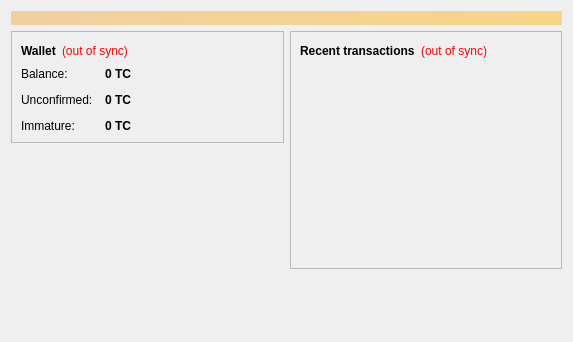
<?xml version="1.0" encoding="UTF-8"?>
<ui version="4.0">
 <class>OverviewPage</class>
 <widget class="QWidget" name="OverviewPage">
  <property name="geometry">
   <rect>
    <x>0</x>
    <y>0</y>
    <width>573</width>
    <height>342</height>
   </rect>
  </property>
  <property name="windowTitle">
   <string>Form</string>
  </property>
  <layout class="QVBoxLayout" name="topLayout">
   <item>
    <widget class="QLabel" name="labelAlerts">
     <property name="visible">
      <bool>false</bool>
     </property>
     <property name="styleSheet">
      <string notr="true">background-color: qlineargradient(x1: 0, y1: 0, x2: 1, y2: 0, stop:0 #F0D0A0, stop:1 #F8D488); color:#000000;</string>
     </property>
     <property name="wordWrap">
      <bool>true</bool>
     </property>
     <property name="margin">
      <number>3</number>
     </property>
    </widget>
   </item>
   <item>
    <layout class="QHBoxLayout" name="horizontalLayout" stretch="1,1">
     <item>
      <layout class="QVBoxLayout" name="verticalLayout_2">
       <item>
        <widget class="QFrame" name="frame">
         <property name="frameShape">
          <enum>QFrame::StyledPanel</enum>
         </property>
         <property name="frameShadow">
          <enum>QFrame::Raised</enum>
         </property>
         <layout class="QVBoxLayout" name="verticalLayout_4">
          <item>
           <layout class="QHBoxLayout" name="horizontalLayout_4">
            <item>
             <widget class="QLabel" name="label_5">
              <property name="font">
               <font>
                <weight>75</weight>
                <bold>true</bold>
               </font>
              </property>
              <property name="text">
               <string>Wallet</string>
              </property>
             </widget>
            </item>
            <item>
             <widget class="QLabel" name="labelWalletStatus">
              <property name="toolTip">
               <string>The displayed information may be out of date. Your wallet automatically synchronizes with the tornt network after a connection is established, but this process has not completed yet.</string>
              </property>
              <property name="styleSheet">
               <string notr="true">QLabel { color: red; }</string>
              </property>
              <property name="text">
               <string notr="true">(out of sync)</string>
              </property>
              <property name="alignment">
               <set>Qt::AlignLeading|Qt::AlignLeft|Qt::AlignVCenter</set>
              </property>
             </widget>
            </item>
            <item>
             <spacer name="horizontalSpacer_2">
              <property name="orientation">
               <enum>Qt::Horizontal</enum>
              </property>
              <property name="sizeHint" stdset="0">
               <size>
                <width>40</width>
                <height>20</height>
               </size>
              </property>
             </spacer>
            </item>
           </layout>
          </item>
          <item>
           <layout class="QFormLayout" name="formLayout_2">
            <property name="fieldGrowthPolicy">
             <enum>QFormLayout::AllNonFixedFieldsGrow</enum>
            </property>
            <property name="horizontalSpacing">
             <number>12</number>
            </property>
            <property name="verticalSpacing">
             <number>12</number>
            </property>
            <item row="0" column="0">
             <widget class="QLabel" name="label">
              <property name="text">
               <string>Balance:</string>
              </property>
             </widget>
            </item>
            <item row="0" column="1">
             <widget class="QLabel" name="labelBalance">
              <property name="font">
               <font>
                <weight>75</weight>
                <bold>true</bold>
               </font>
              </property>
              <property name="cursor">
               <cursorShape>IBeamCursor</cursorShape>
              </property>
              <property name="toolTip">
               <string>Your current balance</string>
              </property>
              <property name="text">
               <string notr="true">0 TC</string>
              </property>
              <property name="textInteractionFlags">
               <set>Qt::LinksAccessibleByMouse|Qt::TextSelectableByKeyboard|Qt::TextSelectableByMouse</set>
              </property>
             </widget>
            </item>
            <item row="1" column="0">
             <widget class="QLabel" name="label_3">
              <property name="text">
               <string>Unconfirmed:</string>
              </property>
             </widget>
            </item>
            <item row="1" column="1">
             <widget class="QLabel" name="labelUnconfirmed">
              <property name="font">
               <font>
                <weight>75</weight>
                <bold>true</bold>
               </font>
              </property>
              <property name="cursor">
               <cursorShape>IBeamCursor</cursorShape>
              </property>
              <property name="toolTip">
               <string>Total of transactions that have yet to be confirmed, and do not yet count toward the current balance</string>
              </property>
              <property name="text">
               <string notr="true">0 TC</string>
              </property>
              <property name="textInteractionFlags">
               <set>Qt::LinksAccessibleByMouse|Qt::TextSelectableByKeyboard|Qt::TextSelectableByMouse</set>
              </property>
             </widget>
            </item>
            <item row="2" column="0">
             <widget class="QLabel" name="labelImmatureText">
              <property name="text">
               <string>Immature:</string>
              </property>
             </widget>
            </item>
            <item row="2" column="1">
             <widget class="QLabel" name="labelImmature">
              <property name="font">
               <font>
                <weight>75</weight>
                <bold>true</bold>
               </font>
              </property>
              <property name="toolTip">
               <string>Mined balance that has not yet matured</string>
              </property>
              <property name="text">
               <string notr="true">0 TC</string>
              </property>
              <property name="textInteractionFlags">
               <set>Qt::LinksAccessibleByMouse|Qt::TextSelectableByKeyboard|Qt::TextSelectableByMouse</set>
              </property>
             </widget>
            </item>
           </layout>
          </item>
         </layout>
        </widget>
       </item>
       <item>
        <spacer name="verticalSpacer">
         <property name="orientation">
          <enum>Qt::Vertical</enum>
         </property>
         <property name="sizeHint" stdset="0">
          <size>
           <width>20</width>
           <height>40</height>
          </size>
         </property>
        </spacer>
       </item>
      </layout>
     </item>
     <item>
      <layout class="QVBoxLayout" name="verticalLayout_3">
       <item>
        <widget class="QFrame" name="frame_2">
         <property name="frameShape">
          <enum>QFrame::StyledPanel</enum>
         </property>
         <property name="frameShadow">
          <enum>QFrame::Raised</enum>
         </property>
         <layout class="QVBoxLayout" name="verticalLayout">
          <item>
           <layout class="QHBoxLayout" name="horizontalLayout_2">
            <item>
             <widget class="QLabel" name="label_4">
              <property name="text">
               <string>&lt;b&gt;Recent transactions&lt;/b&gt;</string>
              </property>
             </widget>
            </item>
            <item>
             <widget class="QLabel" name="labelTransactionsStatus">
              <property name="toolTip">
               <string>The displayed information may be out of date. Your wallet automatically synchronizes with the tornt network after a connection is established, but this process has not completed yet.</string>
              </property>
              <property name="styleSheet">
               <string notr="true">QLabel { color: red; }</string>
              </property>
              <property name="text">
               <string notr="true">(out of sync)</string>
              </property>
              <property name="alignment">
               <set>Qt::AlignRight|Qt::AlignTrailing|Qt::AlignVCenter</set>
              </property>
             </widget>
            </item>
            <item>
             <spacer name="horizontalSpacer">
              <property name="orientation">
               <enum>Qt::Horizontal</enum>
              </property>
              <property name="sizeHint" stdset="0">
               <size>
                <width>40</width>
                <height>20</height>
               </size>
              </property>
             </spacer>
            </item>
           </layout>
          </item>
          <item>
           <widget class="QListView" name="listTransactions">
            <property name="styleSheet">
             <string notr="true">QListView { background: transparent; }</string>
            </property>
            <property name="frameShape">
             <enum>QFrame::NoFrame</enum>
            </property>
            <property name="verticalScrollBarPolicy">
             <enum>Qt::ScrollBarAlwaysOff</enum>
            </property>
            <property name="horizontalScrollBarPolicy">
             <enum>Qt::ScrollBarAlwaysOff</enum>
            </property>
            <property name="selectionMode">
             <enum>QAbstractItemView::NoSelection</enum>
            </property>
           </widget>
          </item>
         </layout>
        </widget>
       </item>
       <item>
        <spacer name="verticalSpacer_2">
         <property name="orientation">
          <enum>Qt::Vertical</enum>
         </property>
         <property name="sizeHint" stdset="0">
          <size>
           <width>20</width>
           <height>40</height>
          </size>
         </property>
        </spacer>
       </item>
      </layout>
     </item>
    </layout>
   </item>
  </layout>
 </widget>
 <resources/>
 <connections/>
</ui>
